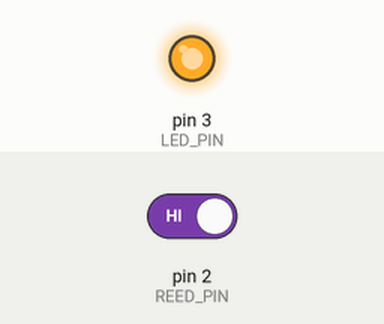
Simulated run of this sketch. Board: Arduino Uno, built with avr-gcc and run on an emulated ATmega328P. Parts: output pins drawn as LEDs (lit = HIGH). The test bench sets the inputs (shaded band); at power-on: pin 2 (REED_PIN) HIGH.

Above: at 1.2 s.
1.3 s: pin 2 (REED_PIN) driven LOW
At 2.5 s:
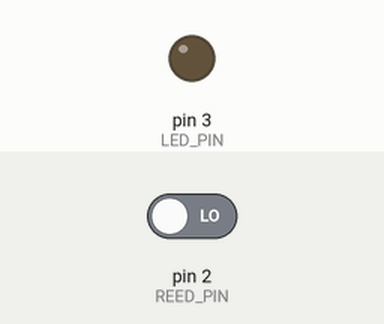
2.8 s: pin 2 (REED_PIN) driven HIGH
At 3.8 s:
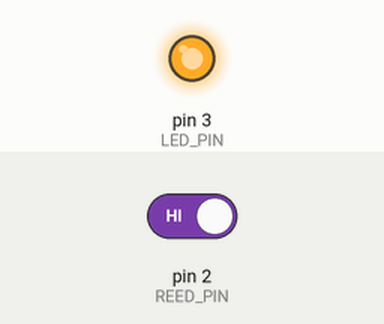
Timing chart, 0 to 5.8 s (numbered marks = the images above; inputs shaded):
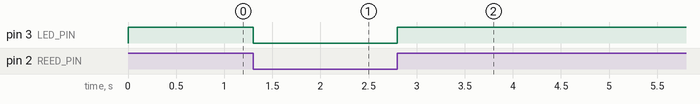

The sketch:

reed_switch.ino
```cpp
const int REED_PIN = 2; // Pin connected to reed switch
const int LED_PIN = 3; // LED pin - active-high

bool SWITCH_OPEN;

void setup()
{
//  Serial.begin(9600);
  // Since the other end of the reed switch is connected to ground, we need
  // to pull-up the reed switch pin internally.
  pinMode(REED_PIN, INPUT_PULLUP);
  pinMode(LED_PIN, OUTPUT);

  SWITCH_OPEN = false;
  digitalWrite(LED_PIN, LOW);
}

void loop()
{
  int proximity = digitalRead(REED_PIN); // Read the state of the switch

  // If the pin reads low, the switch is closed.
  if (proximity == LOW) {
    if (SWITCH_OPEN) {
      digitalWrite(LED_PIN, LOW);
      SWITCH_OPEN = false;
    }
  } else {
    if (!SWITCH_OPEN) {
      digitalWrite(LED_PIN, HIGH);
      SWITCH_OPEN = true;
    }
  }
}
```

Measured:
- after the input at 1.3 s, pin 3 (LED_PIN): HIGH → LOW at once
- after the input at 2.8 s, pin 3 (LED_PIN): LOW → HIGH at once
